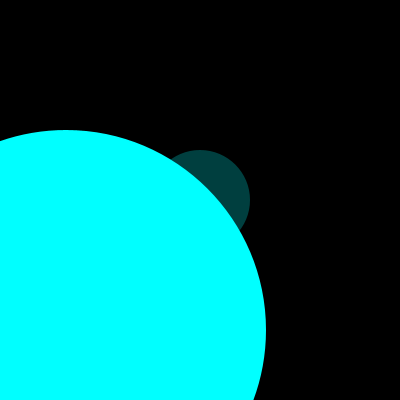
Frame 1 (no input)
Frame 60 (the mouse pressed at the canvas centre just before this capture): identical to frame 1, image omitted
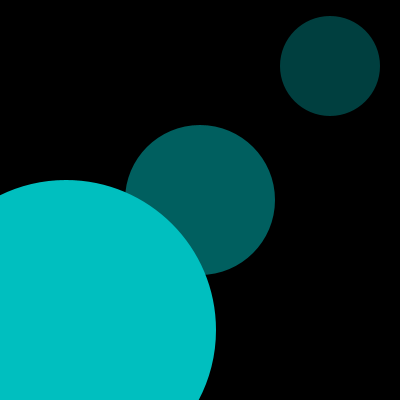
Frame 120 (the mouse held since frame 60 and released just before this capture)

The Processing sketch that drew these frames (run headless with seeded random() and noise(); from frame 60 on, the mouse is pressed at the canvas centre):

// Processing sketch: processing_75036
// ── processing_75036.pde

int d1,d3,d2;
void setup(){
  size(400,400);
}
void draw(){
  colorMode(RGB,height);
  background(0);
  d1=(height-mouseY)+mouseY/2;
  d2=(height-mouseY)/4+mouseY/2;
  d3=mouseY/2;
  noStroke();
  fill(0,d3,d3);
  ellipse(width/6*5,height/6,d3,d3);
  fill(0,d2,d2);
  ellipse(width/2,height/2,d2,d2);
  fill(0,d1,d1);
  ellipse(width/6,height/6*5,d1,d1);
}
